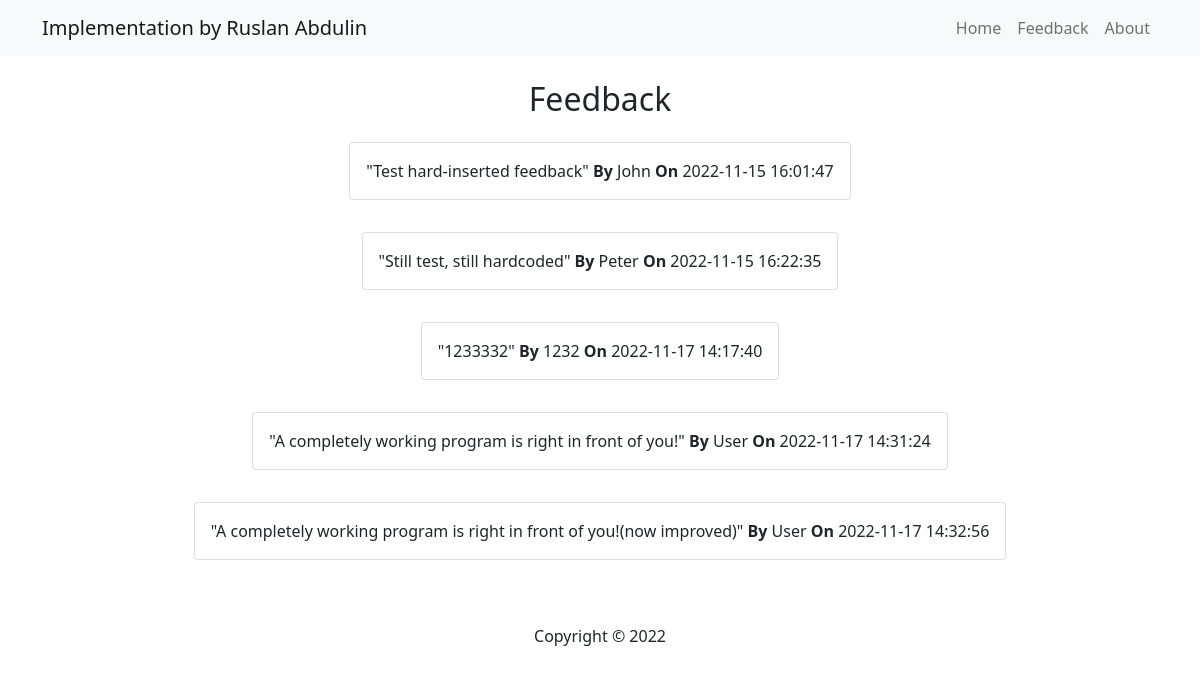
Page /feedback.php on the committed database.
### tables this page shows
CREATE TABLE `feedback` (
  `id` int(11) NOT NULL,
  `name` varchar(255) NOT NULL,
  `email` varchar(255) NOT NULL,
  `content` text NOT NULL,
  `date` datetime NOT NULL DEFAULT CURRENT_TIMESTAMP
);

### feedback.php (the view)
<?php require("includes/header.php"); ?>
<main>
  <div class="container d-flex flex-column align-items-center">
    <h2>Feedback</h2>
    <?php
    $sql = "SELECT name,content,date FROM `feedback`";
    $result = mysqli_query($conn, $sql);
    if( $result->num_rows == 0 ): ?>
    <p style="color: red">No feedbacks in the system.</p>
    <?php
    else:
      while( $feedback = mysqli_fetch_assoc($result) ): ?>
      <div class="card my-3">
        <div class="card-body">
          "<?php echo $feedback["content"]; ?>" <strong>By</strong> <?php echo $feedback["name"]; ?> <strong>On</strong> <?php echo $feedback["date"]; ?>
        </div>
      </div>
      <?php endwhile;
    endif;
    ?>
</main>
<?php require("includes/footer.php"); ?>

### includes/header.php (shortened to what this page needs)
<!DOCTYPE html>
<html lang="en">
  <head>
    <link href="https://cdn.jsdelivr.net/npm/bootstrap@5.0.2/dist/css/bootstrap.min.css" rel="stylesheet" />
  </head>
  <body>
    <nav class="navbar navbar-expand-sm navbar-light bg-light mb-4">
      <div class="container">
        <a class="navbar-brand" href="#">Implementation by Ruslan Abdulin</a>
        <div class="collapse navbar-collapse" id="navbarNav">
          <ul class="navbar-nav ms-auto">
            <li class="nav-item">
              <a class="nav-link" href="index.php">Home</a>
            </li>
            <li class="nav-item">
              <a class="nav-link" href="feedback.php">Feedback</a>
            </li>
            <li class="nav-item">
              <a class="nav-link" href="about.php">About</a>
            </li>
          </ul>
        </div>
      </div>
    </nav>

### includes/footer.php (shortened to what this page needs)
<footer class="text-center mt-5">Copyright &copy; 2022</footer>
  </body>
</html>

### rows in the picture
feedback: content "Test hard-inserted feedback", name "John", date "2022-11-15 16:01:47"
feedback: content "Still test, still hardcoded", name "Peter", date "2022-11-15 16:22:35"
feedback: content "1233332", name "1232", date "2022-11-17 14:17:40"
feedback: content "A completely working program is right in front of you!", name "User", date "2022-11-17 14:31:24"
feedback: content "A completely working program is right in front of you!(now improved)", name "User", date "2022-11-17 14:32:56"
